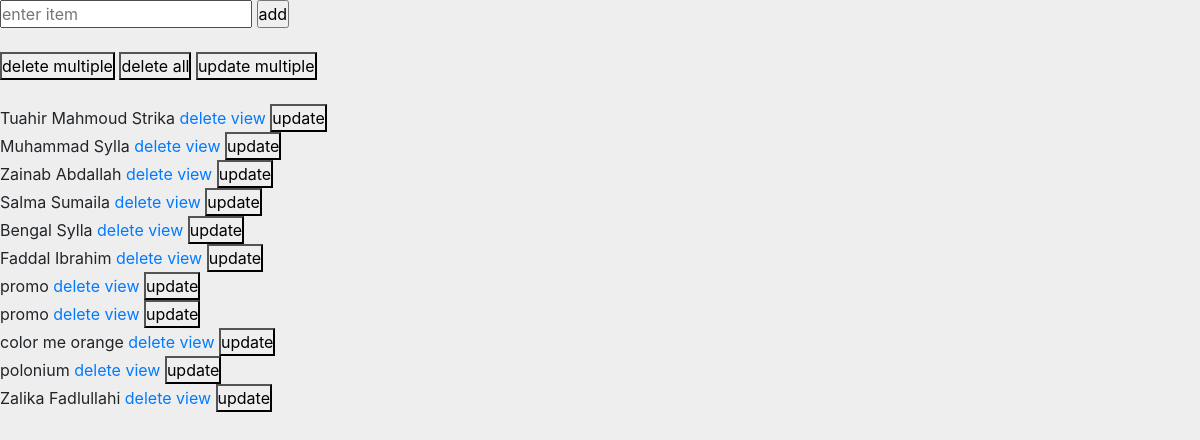
The page / on the database its author committed.
### tables this page shows
CREATE TABLE `todos` (
  `id` int(11) NOT NULL,
  `name` varchar(255) NOT NULL,
  `created_at` timestamp NOT NULL DEFAULT current_timestamp()
);

### index.php (the view, shortened to what this page needs)
<?php
	include("config/db_connect.php");
	$sql = "SELECT id,name,created_at FROM todos ORDER BY id DESC";
	$result = mysqli_query($conn, $sql);
	$todos = mysqli_fetch_all($result, MYSQLI_ASSOC);
 ?>
<!DOCTYPE html>
<html lang="en">
<head>
  <link rel="stylesheet" href="fontawesome/css/all.min.css" type="text/css">
  <link href="mdb/css/bootstrap.min.css" rel="stylesheet">
  <link href="css/index.css" rel="stylesheet">
</head>
<body>
    <main>
        <form id="form" action="<?php echo $_SERVER['PHP_SELF'] ?>" method="POST" autocomplete="off" id="addForm">
            <input type="text" placeholder="enter item" required name="item">
            <input type="submit" value="add" name="add">
        </form>
        <br>
        <button id="delete-multiple-button">delete multiple</button>
        <button id="delete-all-button">delete all</button>
        <button id="update-multiple-button">update multiple</button>
        <br>
        <br>
        <div class="todos">
            <?php if($todos): ?>
                <?php foreach ($todos as $todo): ?>
                    <div class="todo">
                        <?php echo htmlspecialchars($todo['name']) ?>
                        <a href="index.php?id=<?php echo htmlspecialchars($todo['id']) ?>">delete</a>
                        <a href="view.php?id=<?php echo htmlspecialchars($todo['id']) ?>">view</a>
                        <button value="<?php echo htmlspecialchars($todo['id']) ?>" data-data="<?php echo htmlspecialchars($todo['name'])?>">update</button>
                    </div>
                <?php endforeach ?>
            <?php else: ?>
                <span style="color: #aaa">no items added yet</span>
            <?php endif ?>
        </div>
    </main>
</body>
</html>

### css/index.css (style rules this page uses)
* { padding: 0; margin: 0; box-sizing: border-box; }
main { background-color: #eee; width: 100vw; height: 100vh; }

### rows shown on the page
todos: name "Tuahir Mahmoud Strika"
todos: name "Muhammad Sylla"
todos: name "Zainab Abdallah"
todos: name "Salma Sumaila"
todos: name "Bengal Sylla"
todos: name "Faddal Ibrahim"
todos: name "promo"
todos: name "promo"
todos: name "color me orange"
todos: name "polonium"
todos: name "Zalika Fadlullahi"
